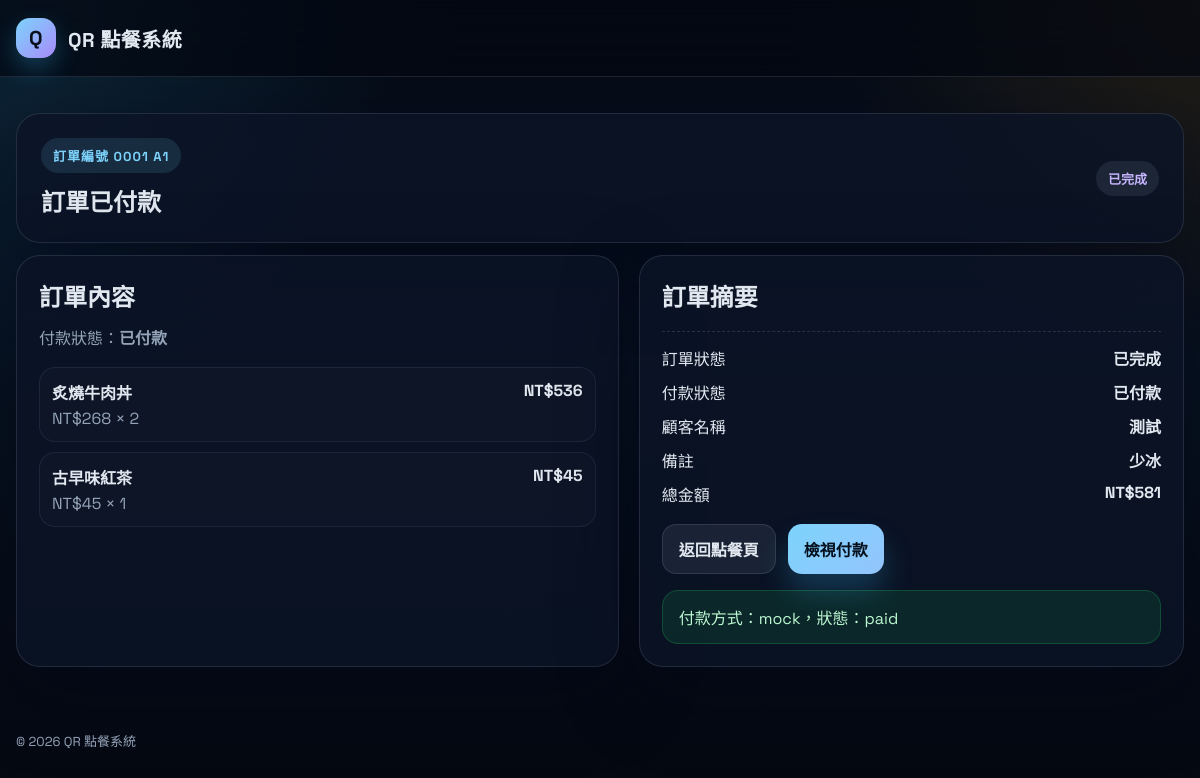
Page /order/1 on the committed database.
### tables this page shows
CREATE TABLE orders (
                id                 INTEGER PRIMARY KEY AUTOINCREMENT,
                table_id           INTEGER NOT NULL,
                customer_name      TEXT    NOT NULL DEFAULT '',
                note               TEXT    NOT NULL DEFAULT '',
                status             TEXT    NOT NULL DEFAULT 'pending',
                payment_status     TEXT    NOT NULL DEFAULT 'unpaid',
                payment_provider   TEXT    NOT NULL DEFAULT '',
                payment_reference  TEXT    NOT NULL DEFAULT '',
                paid_at            TEXT,
                total              INTEGER NOT NULL DEFAULT 0,
                created_at         TEXT    NOT NULL DEFAULT CURRENT_TIMESTAMP,
                updated_at         TEXT    NOT NULL DEFAULT CURRENT_TIMESTAMP, order_number TEXT NOT NULL DEFAULT '',
                FOREIGN KEY (table_id) REFERENCES restaurant_tables(id) ON DELETE RESTRICT
            );

CREATE TABLE restaurant_tables (
                id         INTEGER PRIMARY KEY AUTOINCREMENT,
                name       TEXT    NOT NULL,
                slug       TEXT    NOT NULL UNIQUE,
                is_active  INTEGER NOT NULL DEFAULT 1,
                created_at TEXT    NOT NULL DEFAULT CURRENT_TIMESTAMP
            );

CREATE TABLE order_items (
                id           INTEGER PRIMARY KEY AUTOINCREMENT,
                order_id     INTEGER NOT NULL,
                menu_item_id INTEGER NOT NULL,
                item_name    TEXT    NOT NULL,
                unit_price   INTEGER NOT NULL,
                quantity     INTEGER NOT NULL,
                subtotal     INTEGER NOT NULL,
                FOREIGN KEY (order_id)     REFERENCES orders(id)     ON DELETE CASCADE,
                FOREIGN KEY (menu_item_id) REFERENCES menu_items(id) ON DELETE RESTRICT
            );

CREATE TABLE payments (
                id           INTEGER PRIMARY KEY AUTOINCREMENT,
                order_id     INTEGER NOT NULL UNIQUE,
                provider     TEXT    NOT NULL,
                status       TEXT    NOT NULL DEFAULT 'pending',
                amount       INTEGER NOT NULL,
                currency     TEXT    NOT NULL DEFAULT 'TWD',
                reference    TEXT    NOT NULL DEFAULT '',
                checkout_url TEXT    NOT NULL DEFAULT '',
                raw_payload  TEXT    NOT NULL DEFAULT '',
                created_at   TEXT    NOT NULL DEFAULT CURRENT_TIMESTAMP,
                updated_at   TEXT    NOT NULL DEFAULT CURRENT_TIMESTAMP,
                FOREIGN KEY (order_id) REFERENCES orders(id) ON DELETE CASCADE
            );

### app.py (the view)
@app.route("/order/<int:order_id>")
def order_page(order_id):
    conn = db.get_db()
    order = db.get_order_by_id(conn, order_id)
    if not order:
        conn.close()
        abort(404)
    items = db.get_order_items(conn, order_id)
    payment = db.get_payment_by_order_id(conn, order_id)
    conn.close()
    return render_template("order/detail.html", order=order, items=items, payment=payment)

### app.py (called while the page is built)
@app.template_global()
def money(value):
    return db.money(value)

@app.template_global()
def order_seq(order_number):
    try:
        return order_number[-4:]
    except (TypeError, AttributeError):
        return order_number

@app.template_global()
def payment_status_label(value):
    return {"unpaid": "未付款", "paid": "已付款", "pending": "付款中", "failed": "付款失敗"}.get(value, value)

@app.template_global()
def order_status_label(value):
    return {"pending": "待製作", "preparing": "製作中", "ready": "可出餐", "completed": "已完成", "cancelled": "已取消"}.get(value, value)

@app.context_processor
def inject_globals():
    path = request.path
    is_customer = path.startswith("/t/") or path.startswith("/order/") or path.startswith("/payment/")
    return {
        "is_admin": is_admin_request(),
        "is_customer": is_customer,
        "current_year": datetime.now().year,
    }

### auth.py (called while the page is built)
def admin_password() -> str:
    return os.environ.get("ADMIN_PASSWORD", "admin123")

def admin_secret() -> str:
    return os.environ.get("ADMIN_SECRET", "change-this-secret")

def admin_token() -> str:
    return hmac.new(
        admin_secret().encode(),
        admin_password().encode(),
        hashlib.sha256
    ).hexdigest()

def is_admin_request() -> bool:
    cookie = request.cookies.get("admin_auth", "")
    return hmac.compare_digest(cookie, admin_token())

### db.py (called while the page is built)
def get_db() -> sqlite3.Connection:
    conn = sqlite3.connect(str(DB_PATH))
    conn.row_factory = sqlite3.Row
    conn.execute("PRAGMA journal_mode=WAL")
    conn.execute("PRAGMA foreign_keys=ON")
    return conn

def money(value: int) -> str:
    try:
        v = int(value or 0)
    except (TypeError, ValueError):
        v = 0
    return f"NT${v:,}"

def row_to_dict(row) -> dict:
    return dict(row) if row else None

def rows_to_list(rows) -> list:
    return [dict(r) for r in rows]

def get_order_by_id(conn, order_id):
    return row_to_dict(conn.execute("""
        SELECT o.*, rt.name AS table_name, rt.slug AS table_slug
        FROM orders o
        JOIN restaurant_tables rt ON rt.id = o.table_id
        WHERE o.id=? LIMIT 1
    """, (order_id,)).fetchone())

def get_order_items(conn, order_id: int):
    return rows_to_list(conn.execute("SELECT * FROM order_items WHERE order_id=? ORDER BY id", (order_id,)).fetchall())

def get_payment_by_order_id(conn, order_id: int):
    return row_to_dict(conn.execute("SELECT * FROM payments WHERE order_id=? LIMIT 1", (order_id,)).fetchone())

### templates/order/detail.html (shortened to what this page needs)
{% extends "base.html" %}
{% block content %}
{% set paid = order.payment_status == 'paid' or (payment and payment.status == 'paid') %}
<section class="hero">
  <div class="container">
    <div class="banner">
      <div>
        <div class="eyebrow">訂單編號 {{ order_seq(order.order_number) }} {{ order.table_name }}</div>
        <div class="big" style="margin-top:10px">{{ '訂單已付款' if paid else '訂單已建立' }}</div>
      </div>
      <span class="status-pill status-{{ order.status }}">{{ order_status_label(order.status) }}</span>
    </div>
  </div>
</section>
<section class="container split" style="padding-bottom:40px">
  <div class="panel">
    <h2>訂單內容</h2>
    <div class="muted">付款狀態：<strong>{{ payment_status_label(order.payment_status) }}</strong></div>
    <div style="margin-top:18px" class="cart-list">
      {% for item in items %}
      <div class="cart-row">
        <div>
          <strong>{{ item.item_name }}</strong>
          <div class="muted">{{ money(item.unit_price) }} × {{ item.quantity }}</div>
        </div>
        <div style="font-weight:700">{{ money(item.subtotal) }}</div>
      </div>
      {% endfor %}
    </div>
  </div>
  <div class="panel">
    <h2>訂單摘要</h2>
    <div class="summary">
      <div class="summary-row"><span>訂單狀態</span><strong>{{ order_status_label(order.status) }}</strong></div>
      <div class="summary-row"><span>付款狀態</span><strong>{{ payment_status_label(order.payment_status) }}</strong></div>
      <div class="summary-row"><span>顧客名稱</span><strong>{{ order.customer_name or '未填' }}</strong></div>
      <div class="summary-row"><span>備註</span><strong>{{ order.note or '無' }}</strong></div>
      <div class="summary-row"><span>總金額</span><strong>{{ money(order.total) }}</strong></div>
    </div>
    <div class="toolbar">
      <a class="btn-secondary" href="/t/{{ order.table_slug }}">返回點餐頁</a>
      <a class="btn" href="/payment/{{ order.id }}">{{ '檢視付款' if paid else '前往付款' }}</a>
    </div>
    {% if payment %}
    <div class="notice" style="margin-top:16px">
      付款方式：{{ payment.provider }}，狀態：{{ payment.status }}
    </div>
    {% endif %}
  </div>
</section>
{% endblock %}

### static/styles.css (style rules this page uses)
:root { --bg: #07111f; --bg-soft: #0f1b31; --panel: rgba(12, 20, 38, 0.82); --panel-strong: #101a2e; --line: rgba(148, 163, 184, 0.18); --text: #e2e8f0; --muted: #94a3b8; --brand: #7dd3fc; --brand-strong: #38bdf8; --accent: #f59e0b; --good: #22c55e; --warn: #f97316; --bad: #ef4444; --shadow: 0 24px 80px rgba(2, 6, 23, 0.45); }
* { box-sizing: border-box; }
html, body { margin: 0; min-height: 100%; }
body { font-family: 'Noto Sans TC', 'Space Grotesk', sans-serif; background: radial-gradient(circle at top left, rgba(56, 189, 248, 0.15), transparent 28%), radial-gradient(circle at top right, rgba(245, 158, 11, 0.12), transparent 25%), linear-gradient(180deg, #050b16 0%, #07111f 45%, #040811 100%); color: var(--text); }
a { color: inherit; text-decoration: none; }
.container { width: min(1200px, calc(100% - 32px)); margin: 0 auto; }
.nav a, .nav button, .btn, .btn-secondary, .btn-danger { border: 0; border-radius: 14px; font: inherit; font-weight: 700; cursor: pointer; transition: transform 0.15s ease, box-shadow 0.15s ease, background 0.15s ease; }
.hero { padding: 36px 0 12px; }
.hero-card, .panel, .card, .stat, .drawer, .empty, .banner { background: var(--panel); border: 1px solid var(--line); border-radius: 24px; box-shadow: var(--shadow); }
.eyebrow { display: inline-flex; align-items: center; gap: 8px; padding: 8px 12px; border-radius: 999px; background: rgba(125, 211, 252, 0.12); color: var(--brand); font-size: 13px; font-weight: 700; letter-spacing: 0.08em; text-transform: uppercase; }
.hero-actions, .toolbar { display: flex; gap: 12px; flex-wrap: wrap; }
.btn, .btn-secondary, .btn-danger { display: inline-flex; align-items: center; justify-content: center; gap: 8px; padding: 12px 16px; text-align: center; }
.btn { background: linear-gradient(135deg, var(--brand), #93c5fd); color: #04111d; box-shadow: 0 18px 30px rgba(56, 189, 248, 0.22); }
.btn-secondary { background: rgba(148, 163, 184, 0.12); color: var(--text); border: 1px solid var(--line); }
.panel { padding: 22px; }
.panel h2, .panel h3, .section-title { margin: 0 0 12px; font-family: 'Space Grotesk', sans-serif; font-size: 24px; }
.muted { color: var(--muted); }
.cart-list { display: grid; gap: 10px; margin: 18px 0; }
.cart-row { display: grid; grid-template-columns: 1fr auto; gap: 12px; padding: 12px; border-radius: 16px; background: rgba(15, 23, 42, 0.7); border: 1px solid rgba(148, 163, 184, 0.12); }
.cart-row strong { display: block; margin-bottom: 4px; }
.summary { display: grid; gap: 10px; margin: 18px 0; padding-top: 14px; border-top: 1px dashed rgba(148, 163, 184, 0.22); }
.summary-row { display: flex; justify-content: space-between; gap: 12px; }
.notice { padding: 14px 16px; border-radius: 16px; background: rgba(34, 197, 94, 0.12); border: 1px solid rgba(34, 197, 94, 0.24); color: #bbf7d0; }
.banner { padding: 24px; display: flex; align-items: center; justify-content: space-between; gap: 20px; }
.banner .big { font-family: 'Space Grotesk', sans-serif; font-size: 24px; font-weight: 700; }
.status-pill { display: inline-flex; align-items: center; gap: 8px; padding: 8px 12px; border-radius: 999px; font-size: 13px; font-weight: 700; background: rgba(148, 163, 184, 0.12); }
.status-completed { color: #c4b5fd; }
.split { display: grid; grid-template-columns: 1.05fr 0.95fr; gap: 20px; }

### rows in the picture
orders: order_number "0001", status "已完成", payment_status "已付款", customer_name "測試", note "少冰", total "NT$581"
restaurant_tables: table_name "A1"
order_items: item_name "炙燒牛肉丼", unit_price "NT$268", quantity "2", subtotal "NT$536"
order_items: item_name "古早味紅茶", unit_price "NT$45", quantity "1", subtotal "NT$45"
payments: provider "mock", status "paid"

### other values in the picture
{{ '訂單已付款' if paid else '訂單已建立' }} "訂單已付款"
{{ '檢視付款' if paid else '前往付款' }} "檢視付款"
